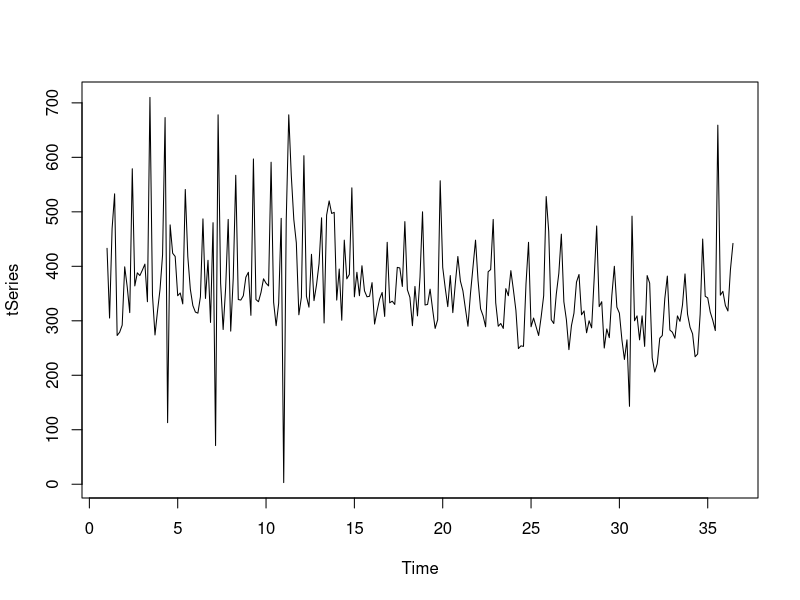
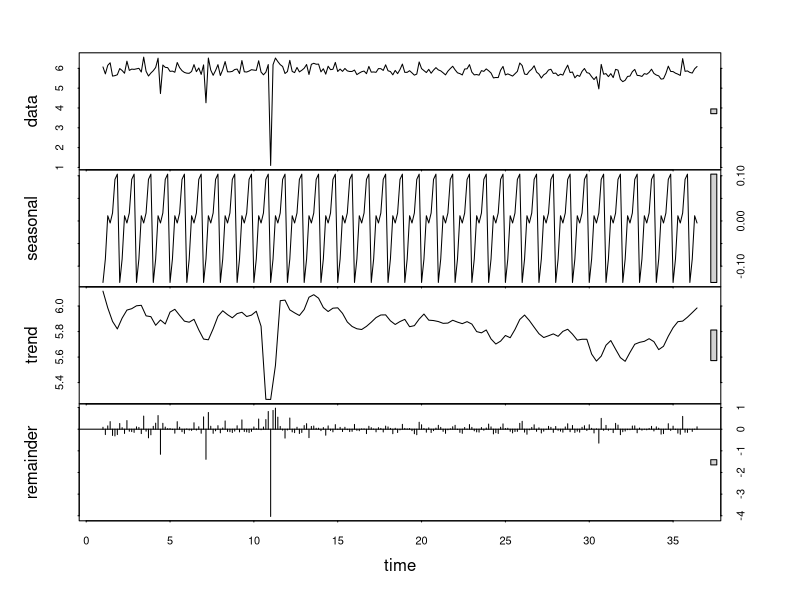
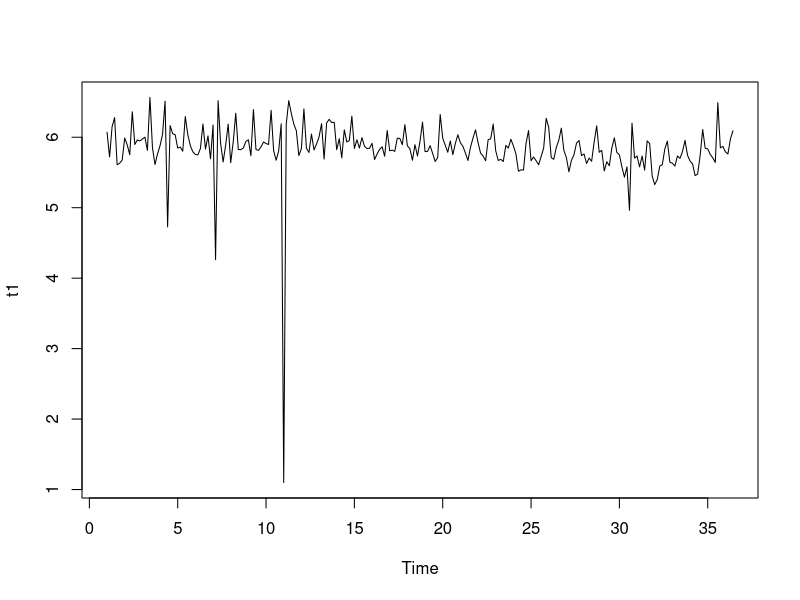

Here is the R script that generated these plots, in order: (Note: this script raises an error after producing the figures.)
library(caret)

t=read.csv("firstproduct.csv",header=T )
tSeries<-ts(t[,1],frequency = 7)
head(tSeries)
plot(tSeries)
plot(stl(log(tSeries),s.window="periodic"))
t1<-log(tSeries)
plot(t1)

library(forecast)
hw = ets(tSeries,model="MAM")
# Your Holt-Winters
mean(100*abs(fitted(hw) - tSeries)/tSeries)


ar <- Arima(tSeries,order=c(7,0,7))
# Arima error
mean(100*abs(fitted(ar) - tSeries)/tSeries)


xy=read.table("firstproduct_hs.csv",sep=',',header=F)
y=xy[,8]
head(y)
x=xy[,1:7]

# Using pre-sliced data
myCvControl <- trainControl(method = "repeatedCV",
                            number=10,
                            repeats = 5)

# Linear regression
glmFitTime <- train(V8 ~ .,
                    data = xy,
                    method = "glm",
                    preProc = c("center", "scale"),
                    tuneLength = 10,
                    trControl = myCvControl)
glmFitTime
summary(glmFitTime)
y_hat = predict(glmFitTime, newdata = x)
mean(100*abs(y_hat-y)/y)

# Support Vector Regression
svmFitTime <- train(V8 ~ .,
                    data = xy,
                    method = "svmRadial",
                    preProc = c("center", "scale"),
                    tuneLength = 10,
                    trControl = myCvControl)
svmFitTime
summary(svmFitTime)
y_hat = predict(svmFitTime, newdata = x)
mean(100*abs(y_hat-y)/y)
# Your error with support vector regression

# Neural Network
nnFitTime <- train(V8 ~ .,
                   data = xy,
                   method = "avNNet",
                   preProc = c("center", "scale"),
                   trControl = myCvControl,
                   tuneLength = 10,
                   linout = T,
                   trace = F,
                   MaxNWts = 10 * (ncol(xy) + 1) + 10 + 1,
                   maxit = 500)
nnFitTime
summary(nnFitTime)
y_hat = predict(nnFitTime, newdata = x)
mean(100*abs(y_hat-y)/y)

# Compare models
resamps <- resamples(list(lm = glmFitTime,
                          svn = svmFitTime,
                          nn = nnFitTime))
summary(resamps)


